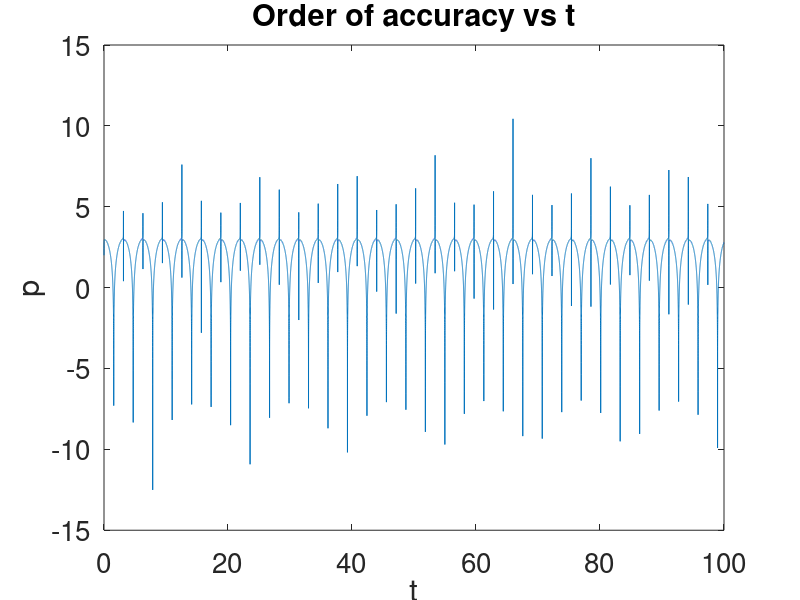

Source code (MATLAB):
%Numerov method
clear all;
for nt=[100000 50000]
    tmin=0;
    tmax=100;
    dt=(tmax-tmin)/nt;
    t=zeros(1,nt);
    for i=1:nt
        t(i)=i*dt;
    end

    w_i=2;
    % w_f=6;
    % 
    % a=(w_f+w_i)/2;
    % b=(w_f-w_i)/2;
    % 
    % dT=0.5;
    % 
    % w=a+(b*tanh((t-(tmax/2))/dT));
    w=w_i*ones(1,nt);
    f=zeros(1,nt);

    %initial condition
    f(1)=1/sqrt(2*w_i);
    g(1)=-1i*w_i*1/sqrt(2*w_i);

    %RK 2 for another initial condition

    t(2) = t(1)+dt;
    f(2)=f(1)+dt*g(1)-0.5*(dt^2)*(w(1)^2)*f(1);
        
%     a11=1+(dt^2)*(w(2)^2)/4;
%     a12=-1*(dt^2)*(w(3)^2)/24;
%     a21=-2+(5/6)*(dt^2)*(w(2)^2);
%     a22=1+(dt^2)*(w(3)^3)/12;
%     b1=f(1)+dt*g(1)-(dt^2)*(7*(w(1)^2)*f(1))/24;
%     b2=-f(1)-(dt^2)*((w(1)^2)*f(1))/12;
%     f(2)=(a22*b1-a12*b2)/(a11*a22-a12*a21);

    % new set of initial conditions are f(1) and f(2)

    for n=2:nt-1

    f(n+1) = (2*(1-(5/12)*(dt^2)*(w(n)^2))*f(n)-(1+(1/12)*(dt^2)*(w(n-1)^2))*f(n-1))/(1+(1/12)*(dt^2)*(w(n+1)^2));

    end

    f_ex=(1/2)*exp(-1i*2*t);

    % figure(1)
    % plot(t,real(f))
    % hold on
    % plot(t,imag(f))

    if nt==100000
    e=zeros(1,nt);
    for i=1:nt-1
    e(i)=f(i+1)-f_ex(i);
    end
%     figure(2)
%     plot(t,real(e))
%     xlabel('t')
%     ylabel('error')
%     title('Error vs t')
%     set(gca,'fontsize',20)
%     legend('dt=0.005','dt=0.01')
%     hold on
%     drawnow;
    elseif nt==50000
        e2=zeros(1,nt);
    for i=1:nt-1
    e2(i)=f(i+1)-f_ex(i);
    end
    end
end
t1=linspace(tmin,tmax,50000);
p=zeros(1,50000);
for i=1:50000
    p(i)=log2(abs(e2(i)/e(i+1)));
end
figure(3)
plot(t1,p)
xlabel('t')
ylabel('p')
title('Order of accuracy vs t')
set(gca,'fontsize',20)





